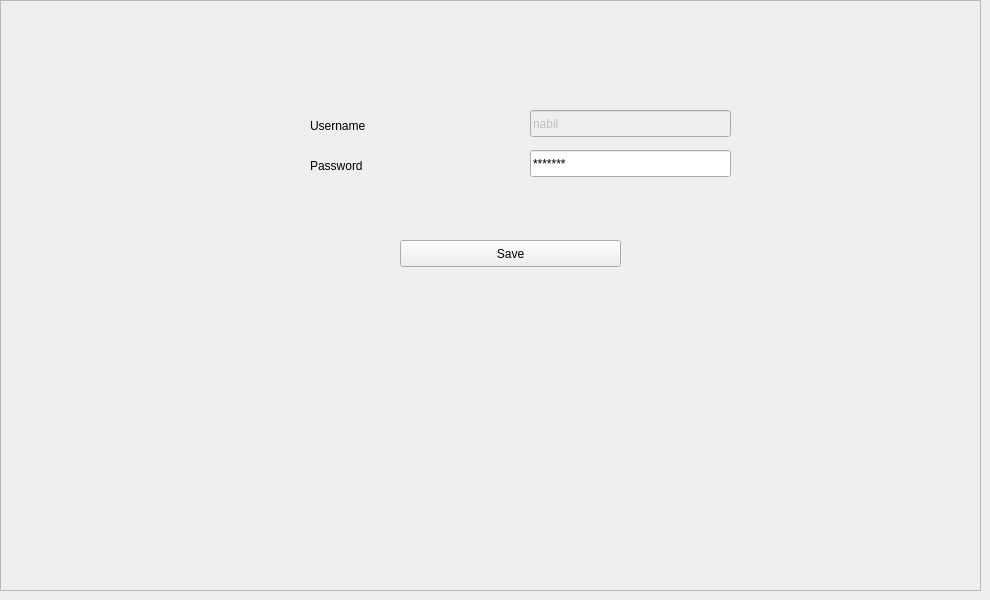
              <widget class="QWidget" name="usersTab2">
               <attribute name="title">
                <string>Modifier</string>
               </attribute>
               <widget class="QFrame" name="frame_8">
                <property name="geometry">
                 <rect>
                  <x>0</x>
                  <y>0</y>
                  <width>981</width>
                  <height>591</height>
                 </rect>
                </property>
                <property name="sizePolicy">
                 <sizepolicy hsizetype="Expanding" vsizetype="Expanding">
                  <horstretch>0</horstretch>
                  <verstretch>0</verstretch>
                 </sizepolicy>
                </property>
                <property name="frameShape">
                 <enum>QFrame::StyledPanel</enum>
                </property>
                <property name="frameShadow">
                 <enum>QFrame::Raised</enum>
                </property>
                <widget class="QWidget" name="setUserWidget" native="true">
                 <property name="geometry">
                  <rect>
                   <x>250</x>
                   <y>70</y>
                   <width>501</width>
                   <height>291</height>
                  </rect>
                 </property>
                 <widget class="QLabel" name="label_56">
                  <property name="geometry">
                   <rect>
                    <x>60</x>
                    <y>40</y>
                    <width>211</width>
                    <height>31</height>
                   </rect>
                  </property>
                  <property name="text">
                   <string>Username</string>
                  </property>
                 </widget>
                 <widget class="QLabel" name="label_59">
                  <property name="geometry">
                   <rect>
                    <x>60</x>
                    <y>80</y>
                    <width>211</width>
                    <height>31</height>
                   </rect>
                  </property>
                  <property name="text">
                   <string>Password</string>
                  </property>
                 </widget>
                 <widget class="QLineEdit" name="lineEdit_4">
                  <property name="geometry">
                   <rect>
                    <x>280</x>
                    <y>80</y>
                    <width>201</width>
                    <height>27</height>
                   </rect>
                  </property>
                  <property name="text">
                   <string>*******</string>
                  </property>
                 </widget>
                 <widget class="QLineEdit" name="username">
                  <property name="enabled">
                   <bool>false</bool>
                  </property>
                  <property name="geometry">
                   <rect>
                    <x>280</x>
                    <y>40</y>
                    <width>201</width>
                    <height>27</height>
                   </rect>
                  </property>
                  <property name="text">
                   <string>nabil</string>
                  </property>
                 </widget>
                 <widget class="QPushButton" name="saveEditUserBtn">
                  <property name="geometry">
                   <rect>
                    <x>150</x>
                    <y>170</y>
                    <width>221</width>
                    <height>27</height>
                   </rect>
                  </property>
                  <property name="text">
                   <string>Save</string>
                  </property>
                 </widget>
                </widget>
               </widget>
              </widget>
